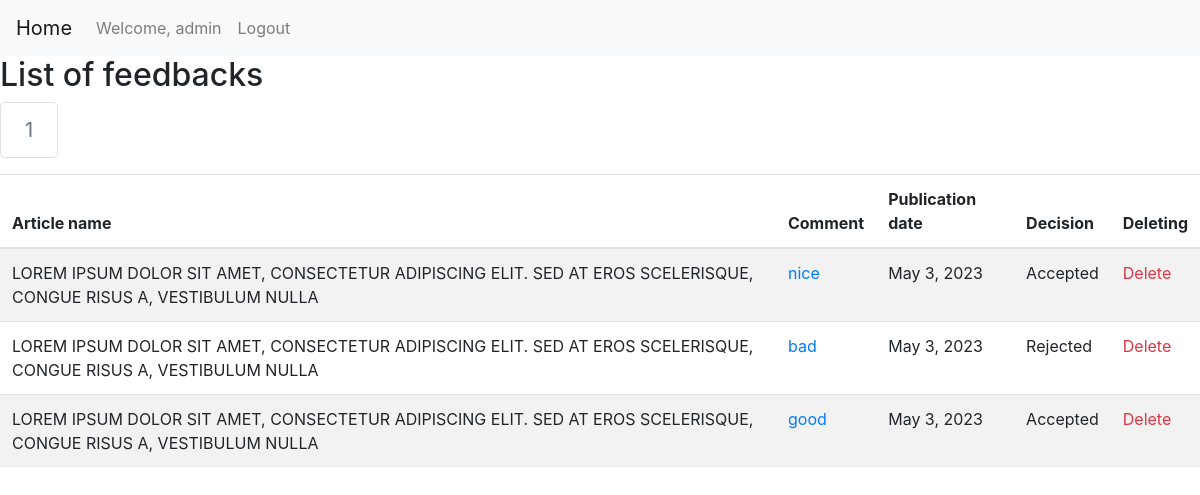
The app's page /my_feedbacks/1/ (signed in), older data.
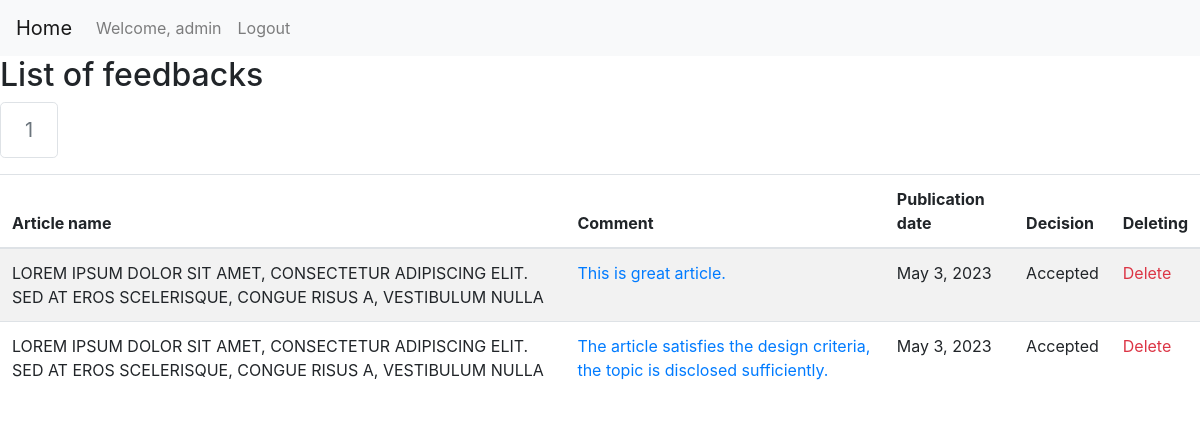
The same page, newer data.
### journal_website/models.py (models this page shows, shortened)
class Feedback(models.Model):
    comment = models.TextField()
    article = models.ForeignKey(Article, related_name="feedback_article", on_delete=models.CASCADE)
    publication_date = models.DateField()
    user = models.ForeignKey(User, related_name="feedback_custom_user", on_delete=models.SET_NULL, null=True)
    DECISIONS = [("accepted", "Accepted"), ("rejected", "Rejected")]
    decision = models.CharField(max_length=20, choices=DECISIONS)
    class Meta:
        verbose_name_plural = "feedbacks"

class Article(models.Model):
    name = models.ForeignKey(String, related_name="article_name", on_delete=models.CASCADE)
    short_description = models.ForeignKey(String, related_name="article_short_description", on_delete=models.CASCADE)
    publication_date = models.DateField()
    file_name = models.TextField()
    authors = models.ForeignKey(String, related_name="article_authors", on_delete=models.CASCADE)
    user = models.ForeignKey(User, related_name="article_custom_user", on_delete=models.SET_NULL, null=True)
    volume = models.ForeignKey(Volume, related_name="article_volume", on_delete=models.SET_NULL, null=True)
    category = models.ForeignKey(Category, related_name="article_category", on_delete=models.SET_NULL, null=True)
    DECISIONS = [("accepted", "Accepted"), ("rejected", "Rejected"), ("awaiting_decision", "Awaiting decision")]
    decision = models.CharField(max_length=20, choices=DECISIONS)
    class Meta:
        verbose_name_plural = "articles"

class String(models.Model):
    russian = models.TextField()
    english = models.TextField(blank=True, null=True)
    def __str__(self):
        return self.english
    class Meta:
        verbose_name_plural = "strings"

### journal_website/views.py (the view)
# urls.py: path("my_feedbacks/<int:number_of_page>/", views.display_page_with_feedbacks_for_specific_user, name="specific_user_feedbacks_with_pagination"),
@login_required
@user_passes_test(user.is_user_reviewer)
def display_page_with_feedbacks_for_specific_user(request: WSGIRequest, number_of_page: int) -> HttpResponse:
	pagination_for_feedbacks = feedback.get_pagination_for_list_of_feedbacks(list_of_feedbacks=feedback.get_all_feedbacks_for_user(request.user), number_of_feedbacks_per_page=5, number_of_page_to_display=number_of_page)
	return render(request, "feedback/feedbacks_for_specific_user.html", {"pagination_for_feedbacks": pagination_for_feedbacks})

### journal_website/repositories/FeedbackRepository.py (called while the page is built)
    def get_all_feedbacks_for_user(self, user: SimpleLazyObject) -> QuerySet:
        return self.__feedback_model.objects.filter(user=user)

    def get_pagination_for_list_of_feedbacks(self, list_of_feedbacks: QuerySet, number_of_feedbacks_per_page: int, number_of_page_to_display: int) -> Page:
        paginator = Paginator(list_of_feedbacks, per_page=number_of_feedbacks_per_page)
        return paginator.get_page(number_of_page_to_display)

### journal_website/repositories/UserRepository.py (called while the page is built)
    def is_user_reviewer(self, user: SimpleLazyObject) -> bool:
        return user.groups.filter(name="Reviewers").exists()

### journal_website/templates/feedback/feedbacks_for_specific_user.html (shortened to what this page needs)
{% extends 'main/layout.html' %}
{% block body %}
{% load crispy_forms_tags %}
<body>
<nav class="navbar navbar-expand-lg navbar-light bg-light">
    <a class="navbar-brand" href="/">Home</a>
    <div class="collapse navbar-collapse" id="navbarText">
      <ul class="navbar-nav mr-auto">
        {% if user.is_authenticated %}
        <li class="nav-item">
          <a class="nav-link" href="#">Welcome, {{user.username}}</a>
        </li>
        <li class="nav-item">
          <a class="nav-link" href="/logout">Logout</a>
        </li>
        {% endif %}
      </ul>
    </div>
</nav>
<h2>List of feedbacks</h2>
<nav aria-label="Page navigation">
  <ul class="pagination pagination-lg">
    {% block pagination %}
    {% for number_of_page in pagination_for_feedbacks.paginator.get_elided_page_range %}
        {% if number_of_page == pagination_for_feedbacks.paginator.ELLIPSIS %}
          {{ number_of_page }}
        {% else %}
          {% if number_of_page == pagination_for_feedbacks.number %}
            <li class="page-item disabled">
              <a class="page-link" href="#" tabindex="-1">{{ number_of_page }}</a>
            </li>
          {% else %}
              <li class="page-item"><a class="page-link" href="{% url 'specific_user_feedbacks_with_pagination' number_of_page %}">{{ number_of_page }}</a></li>
          {% endif %}
        {% endif %}
    {% endfor %}
    {% endblock %}
  </ul>
</nav>
<div class="table-responsive">
  <table class="table table-striped">
    <thead>
      <tr>
        <th>Article name</th>
        <th>Comment</th>
        <th>Publication date</th>
        <th>Decision</th>
        <th>Deleting</th>
      </tr>
    </thead>
    <tbody>
      {% block feedback %}
        {% for feedback in pagination_for_feedbacks %}
          <tr>
            <td>{{ feedback.article.name }}</td>
            <td><a href="{% url 'update_feedback' feedback.pk %}">{{ feedback.comment }}</a></td>
            <td>{{ feedback.publication_date }}</td>
            <td>{{ feedback.get_decision_display }}</td>
            <td><a class="text-danger" href="{% url 'delete_feedback' feedback.pk %}">Delete</a></td>
          </tr>
        {% endfor %}
      {% endblock %}
    </tbody>
  </table>
</div>
</body>
{% endblock %}

Row changes from the older to the newer data that the page shows:
removed Feedback: article.name "LOREM IPSUM DOLOR SIT AMET, CONSECTETUR ADIPISCING ELIT. SED AT EROS SCELERISQUE, CONGUE RISUS A, VESTIBULUM NULLA", comment "bad", publication_date "May 3, 2023", decision "Rejected"
changed Feedback: comment "nice" → "This is great article."
changed Feedback: comment "good" → "The article satisfies the design criteria, the topic is disclosed sufficiently."
